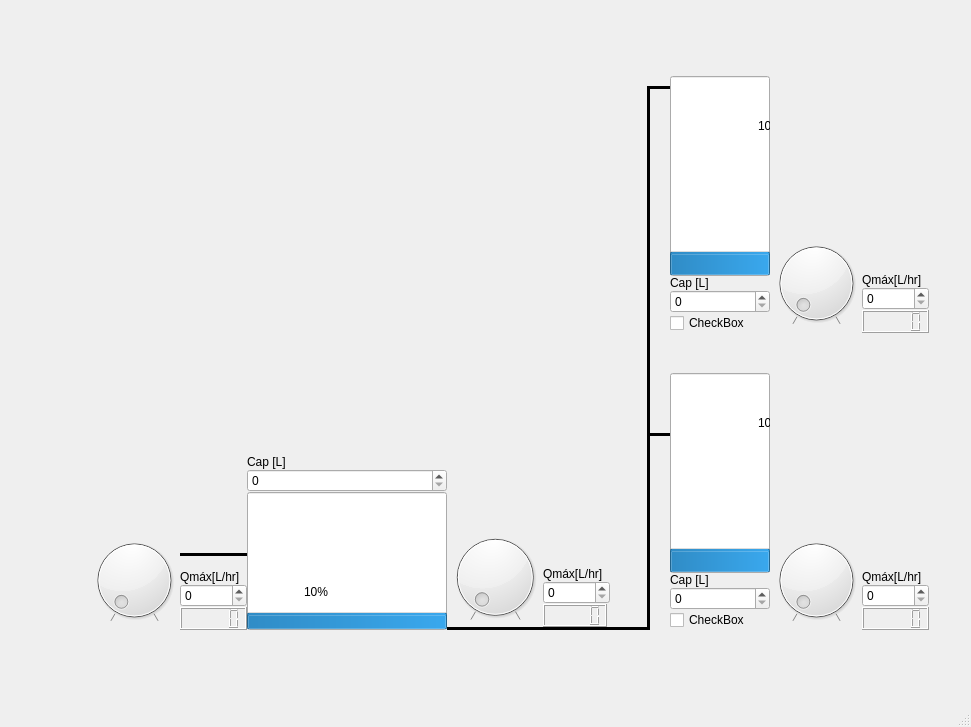
<?xml version="1.0" encoding="UTF-8"?>
<ui version="4.0">
 <class>MainWindow</class>
 <widget class="QMainWindow" name="MainWindow">
  <property name="geometry">
   <rect>
    <x>0</x>
    <y>0</y>
    <width>971</width>
    <height>727</height>
   </rect>
  </property>
  <property name="windowTitle">
   <string>MainWindow</string>
  </property>
  <widget class="QWidget" name="centralwidget">
   <layout class="QGridLayout" name="gridLayout">
    <item row="1" column="1">
     <layout class="QHBoxLayout" name="horizontalLayout_7">
      <property name="spacing">
       <number>0</number>
      </property>
      <item>
       <spacer name="horizontalSpacer_3">
        <property name="orientation">
         <enum>Qt::Orientation::Horizontal</enum>
        </property>
        <property name="sizeHint" stdset="0">
         <size>
          <width>40</width>
          <height>20</height>
         </size>
        </property>
       </spacer>
      </item>
      <item>
       <layout class="QVBoxLayout" name="verticalLayout_11">
        <item>
         <spacer name="verticalSpacer_7">
          <property name="orientation">
           <enum>Qt::Orientation::Vertical</enum>
          </property>
          <property name="sizeHint" stdset="0">
           <size>
            <width>20</width>
            <height>40</height>
           </size>
          </property>
         </spacer>
        </item>
        <item>
         <layout class="QHBoxLayout" name="horizontalLayout_5">
          <item>
           <layout class="QHBoxLayout" name="horizontalLayout_2">
            <item>
             <layout class="QVBoxLayout" name="verticalLayout_12">
              <item>
               <layout class="QHBoxLayout" name="horizontalLayout">
                <item>
                 <layout class="QVBoxLayout" name="verticalLayout_8">
                  <item>
                   <spacer name="verticalSpacer_2">
                    <property name="orientation">
                     <enum>Qt::Orientation::Vertical</enum>
                    </property>
                    <property name="sizeHint" stdset="0">
                     <size>
                      <width>20</width>
                      <height>40</height>
                     </size>
                    </property>
                   </spacer>
                  </item>
                  <item>
                   <widget class="QDial" name="dial_1">
                    <property name="sizePolicy">
                     <sizepolicy hsizetype="Preferred" vsizetype="Fixed">
                      <horstretch>0</horstretch>
                      <verstretch>0</verstretch>
                     </sizepolicy>
                    </property>
                    <property name="maximum">
                     <number>100</number>
                    </property>
                    <property name="notchTarget">
                     <double>100.000000000000000</double>
                    </property>
                    <property name="notchesVisible">
                     <bool>true</bool>
                    </property>
                   </widget>
                  </item>
                 </layout>
                </item>
                <item>
                 <layout class="QVBoxLayout" name="verticalLayout_2">
                  <item>
                   <spacer name="verticalSpacer_6">
                    <property name="orientation">
                     <enum>Qt::Orientation::Vertical</enum>
                    </property>
                    <property name="sizeType">
                     <enum>QSizePolicy::Policy::Fixed</enum>
                    </property>
                    <property name="sizeHint" stdset="0">
                     <size>
                      <width>20</width>
                      <height>200</height>
                     </size>
                    </property>
                   </spacer>
                  </item>
                  <item>
                   <widget class="Line" name="line">
                    <property name="frameShadow">
                     <enum>QFrame::Shadow::Plain</enum>
                    </property>
                    <property name="lineWidth">
                     <number>3</number>
                    </property>
                    <property name="orientation">
                     <enum>Qt::Orientation::Horizontal</enum>
                    </property>
                   </widget>
                  </item>
                  <item>
                   <spacer name="verticalSpacer">
                    <property name="orientation">
                     <enum>Qt::Orientation::Vertical</enum>
                    </property>
                    <property name="sizeType">
                     <enum>QSizePolicy::Policy::Expanding</enum>
                    </property>
                    <property name="sizeHint" stdset="0">
                     <size>
                      <width>20</width>
                      <height>10</height>
                     </size>
                    </property>
                   </spacer>
                  </item>
                  <item>
                   <widget class="QLabel" name="label">
                    <property name="sizePolicy">
                     <sizepolicy hsizetype="Preferred" vsizetype="Preferred">
                      <horstretch>0</horstretch>
                      <verstretch>0</verstretch>
                     </sizepolicy>
                    </property>
                    <property name="layoutDirection">
                     <enum>Qt::LayoutDirection::RightToLeft</enum>
                    </property>
                    <property name="text">
                     <string>Qmáx[L/hr]</string>
                    </property>
                    <property name="alignment">
                     <set>Qt::AlignmentFlag::AlignBottom|Qt::AlignmentFlag::AlignLeading|Qt::AlignmentFlag::AlignLeft</set>
                    </property>
                   </widget>
                  </item>
                  <item>
                   <widget class="QSpinBox" name="spinBox_1">
                    <property name="maximum">
                     <number>999999999</number>
                    </property>
                   </widget>
                  </item>
                  <item>
                   <widget class="QLCDNumber" name="lcdNumber_1"/>
                  </item>
                 </layout>
                </item>
               </layout>
              </item>
             </layout>
            </item>
            <item>
             <layout class="QVBoxLayout" name="verticalLayout_6">
              <item>
               <layout class="QVBoxLayout" name="verticalLayout_5">
                <item>
                 <spacer name="verticalSpacer_12">
                  <property name="orientation">
                   <enum>Qt::Orientation::Vertical</enum>
                  </property>
                  <property name="sizeHint" stdset="0">
                   <size>
                    <width>20</width>
                    <height>40</height>
                   </size>
                  </property>
                 </spacer>
                </item>
                <item>
                 <widget class="QLabel" name="label_2">
                  <property name="text">
                   <string>Cap [L]</string>
                  </property>
                 </widget>
                </item>
                <item>
                 <widget class="QSpinBox" name="spinBox_2">
                  <property name="maximum">
                   <number>999999999</number>
                  </property>
                 </widget>
                </item>
               </layout>
              </item>
              <item>
               <widget class="QProgressBar" name="t1">
                <property name="sizePolicy">
                 <sizepolicy hsizetype="Expanding" vsizetype="Expanding">
                  <horstretch>0</horstretch>
                  <verstretch>0</verstretch>
                 </sizepolicy>
                </property>
                <property name="minimumSize">
                 <size>
                  <width>200</width>
                  <height>100</height>
                 </size>
                </property>
                <property name="maximumSize">
                 <size>
                  <width>200</width>
                  <height>200</height>
                 </size>
                </property>
                <property name="autoFillBackground">
                 <bool>false</bool>
                </property>
                <property name="value">
                 <number>10</number>
                </property>
                <property name="textVisible">
                 <bool>true</bool>
                </property>
                <property name="orientation">
                 <enum>Qt::Orientation::Vertical</enum>
                </property>
                <property name="textDirection">
                 <enum>QProgressBar::Direction::TopToBottom</enum>
                </property>
                <property name="format">
                 <string>%p%</string>
                </property>
               </widget>
              </item>
             </layout>
            </item>
           </layout>
          </item>
          <item>
           <layout class="QVBoxLayout" name="verticalLayout_10">
            <item>
             <layout class="QHBoxLayout" name="horizontalLayout_6">
              <item>
               <layout class="QVBoxLayout" name="verticalLayout_9">
                <item>
                 <spacer name="verticalSpacer_8">
                  <property name="orientation">
                   <enum>Qt::Orientation::Vertical</enum>
                  </property>
                  <property name="sizeHint" stdset="0">
                   <size>
                    <width>20</width>
                    <height>40</height>
                   </size>
                  </property>
                 </spacer>
                </item>
                <item>
                 <widget class="QDial" name="dial_2">
                  <property name="sizePolicy">
                   <sizepolicy hsizetype="Preferred" vsizetype="Fixed">
                    <horstretch>0</horstretch>
                    <verstretch>0</verstretch>
                   </sizepolicy>
                  </property>
                  <property name="maximum">
                   <number>100</number>
                  </property>
                  <property name="notchTarget">
                   <double>100.000000000000000</double>
                  </property>
                  <property name="notchesVisible">
                   <bool>true</bool>
                  </property>
                 </widget>
                </item>
               </layout>
              </item>
              <item>
               <layout class="QVBoxLayout" name="verticalLayout_18">
                <item>
                 <spacer name="verticalSpacer_3">
                  <property name="orientation">
                   <enum>Qt::Orientation::Vertical</enum>
                  </property>
                  <property name="sizeHint" stdset="0">
                   <size>
                    <width>20</width>
                    <height>40</height>
                   </size>
                  </property>
                 </spacer>
                </item>
                <item>
                 <widget class="QLabel" name="label_8">
                  <property name="sizePolicy">
                   <sizepolicy hsizetype="Preferred" vsizetype="Preferred">
                    <horstretch>0</horstretch>
                    <verstretch>0</verstretch>
                   </sizepolicy>
                  </property>
                  <property name="layoutDirection">
                   <enum>Qt::LayoutDirection::RightToLeft</enum>
                  </property>
                  <property name="text">
                   <string>Qmáx[L/hr]</string>
                  </property>
                  <property name="alignment">
                   <set>Qt::AlignmentFlag::AlignLeading|Qt::AlignmentFlag::AlignLeft|Qt::AlignmentFlag::AlignVCenter</set>
                  </property>
                 </widget>
                </item>
                <item>
                 <widget class="QSpinBox" name="spinBox_3">
                  <property name="alignment">
                   <set>Qt::AlignmentFlag::AlignLeading|Qt::AlignmentFlag::AlignLeft|Qt::AlignmentFlag::AlignVCenter</set>
                  </property>
                  <property name="maximum">
                   <number>999999999</number>
                  </property>
                 </widget>
                </item>
                <item>
                 <widget class="QLCDNumber" name="lcdNumber_2">
                  <property name="sizePolicy">
                   <sizepolicy hsizetype="Fixed" vsizetype="Fixed">
                    <horstretch>0</horstretch>
                    <verstretch>0</verstretch>
                   </sizepolicy>
                  </property>
                 </widget>
                </item>
               </layout>
              </item>
              <item>
               <spacer name="horizontalSpacer_5">
                <property name="orientation">
                 <enum>Qt::Orientation::Horizontal</enum>
                </property>
                <property name="sizeHint" stdset="0">
                 <size>
                  <width>40</width>
                  <height>20</height>
                 </size>
                </property>
               </spacer>
              </item>
             </layout>
            </item>
            <item>
             <widget class="Line" name="line_6">
              <property name="frameShadow">
               <enum>QFrame::Shadow::Plain</enum>
              </property>
              <property name="lineWidth">
               <number>3</number>
              </property>
              <property name="orientation">
               <enum>Qt::Orientation::Horizontal</enum>
              </property>
             </widget>
            </item>
           </layout>
          </item>
         </layout>
        </item>
       </layout>
      </item>
      <item>
       <layout class="QHBoxLayout" name="horizontalLayout_10">
        <item>
         <layout class="QVBoxLayout" name="verticalLayout_17">
          <item>
           <spacer name="verticalSpacer_10">
            <property name="orientation">
             <enum>Qt::Orientation::Vertical</enum>
            </property>
            <property name="sizeType">
             <enum>QSizePolicy::Policy::Fixed</enum>
            </property>
            <property name="sizeHint" stdset="0">
             <size>
              <width>20</width>
              <height>10</height>
             </size>
            </property>
           </spacer>
          </item>
          <item>
           <widget class="Line" name="line_5">
            <property name="layoutDirection">
             <enum>Qt::LayoutDirection::LeftToRight</enum>
            </property>
            <property name="frameShadow">
             <enum>QFrame::Shadow::Plain</enum>
            </property>
            <property name="lineWidth">
             <number>3</number>
            </property>
            <property name="orientation">
             <enum>Qt::Orientation::Horizontal</enum>
            </property>
           </widget>
          </item>
          <item>
           <layout class="QHBoxLayout" name="horizontalLayout_8">
            <item>
             <widget class="Line" name="line_4">
              <property name="sizePolicy">
               <sizepolicy hsizetype="Fixed" vsizetype="Expanding">
                <horstretch>0</horstretch>
                <verstretch>0</verstretch>
               </sizepolicy>
              </property>
              <property name="frameShadow">
               <enum>QFrame::Shadow::Plain</enum>
              </property>
              <property name="lineWidth">
               <number>3</number>
              </property>
              <property name="orientation">
               <enum>Qt::Orientation::Vertical</enum>
              </property>
             </widget>
            </item>
            <item>
             <layout class="QVBoxLayout" name="verticalLayout_13">
              <item>
               <spacer name="verticalSpacer_11">
                <property name="orientation">
                 <enum>Qt::Orientation::Vertical</enum>
                </property>
                <property name="sizeType">
                 <enum>QSizePolicy::Policy::Fixed</enum>
                </property>
                <property name="sizeHint" stdset="0">
                 <size>
                  <width>20</width>
                  <height>300</height>
                 </size>
                </property>
               </spacer>
              </item>
              <item>
               <widget class="Line" name="line_3">
                <property name="frameShadow">
                 <enum>QFrame::Shadow::Plain</enum>
                </property>
                <property name="lineWidth">
                 <number>3</number>
                </property>
                <property name="orientation">
                 <enum>Qt::Orientation::Horizontal</enum>
                </property>
               </widget>
              </item>
              <item>
               <spacer name="verticalSpacer_9">
                <property name="orientation">
                 <enum>Qt::Orientation::Vertical</enum>
                </property>
                <property name="sizeType">
                 <enum>QSizePolicy::Policy::Fixed</enum>
                </property>
                <property name="sizeHint" stdset="0">
                 <size>
                  <width>20</width>
                  <height>150</height>
                 </size>
                </property>
               </spacer>
              </item>
             </layout>
            </item>
           </layout>
          </item>
         </layout>
        </item>
        <item>
         <layout class="QVBoxLayout" name="verticalLayout_16">
          <item>
           <layout class="QHBoxLayout" name="horizontalLayout_11">
            <item>
             <layout class="QVBoxLayout" name="verticalLayout_7">
              <item>
               <layout class="QVBoxLayout" name="verticalLayout_21">
                <item>
                 <layout class="QVBoxLayout" name="verticalLayout_22">
                  <item>
                   <widget class="QProgressBar" name="t2">
                    <property name="sizePolicy">
                     <sizepolicy hsizetype="Expanding" vsizetype="Expanding">
                      <horstretch>0</horstretch>
                      <verstretch>0</verstretch>
                     </sizepolicy>
                    </property>
                    <property name="minimumSize">
                     <size>
                      <width>100</width>
                      <height>200</height>
                     </size>
                    </property>
                    <property name="maximumSize">
                     <size>
                      <width>100</width>
                      <height>200</height>
                     </size>
                    </property>
                    <property name="autoFillBackground">
                     <bool>false</bool>
                    </property>
                    <property name="value">
                     <number>10</number>
                    </property>
                    <property name="textVisible">
                     <bool>true</bool>
                    </property>
                    <property name="orientation">
                     <enum>Qt::Orientation::Vertical</enum>
                    </property>
                    <property name="textDirection">
                     <enum>QProgressBar::Direction::TopToBottom</enum>
                    </property>
                    <property name="format">
                     <string>%p%</string>
                    </property>
                   </widget>
                  </item>
                 </layout>
                </item>
                <item>
                 <widget class="QLabel" name="label_10">
                  <property name="text">
                   <string>Cap [L]</string>
                  </property>
                 </widget>
                </item>
                <item>
                 <widget class="QSpinBox" name="spinBox_5">
                  <property name="maximum">
                   <number>999999999</number>
                  </property>
                 </widget>
                </item>
               </layout>
              </item>
              <item>
               <widget class="QCheckBox" name="checkBox_A">
                <property name="text">
                 <string>CheckBox</string>
                </property>
               </widget>
              </item>
             </layout>
            </item>
            <item>
             <layout class="QHBoxLayout" name="horizontalLayout_4">
              <item>
               <layout class="QVBoxLayout" name="verticalLayout_15">
                <item>
                 <spacer name="verticalSpacer_5">
                  <property name="orientation">
                   <enum>Qt::Orientation::Vertical</enum>
                  </property>
                  <property name="sizeHint" stdset="0">
                   <size>
                    <width>20</width>
                    <height>40</height>
                   </size>
                  </property>
                 </spacer>
                </item>
                <item>
                 <widget class="QDial" name="dial_3">
                  <property name="maximum">
                   <number>100</number>
                  </property>
                  <property name="notchTarget">
                   <double>100.000000000000000</double>
                  </property>
                  <property name="notchesVisible">
                   <bool>true</bool>
                  </property>
                 </widget>
                </item>
               </layout>
              </item>
              <item>
               <layout class="QVBoxLayout" name="verticalLayout_4">
                <item>
                 <widget class="QLabel" name="label_7">
                  <property name="text">
                   <string>Qmáx[L/hr]</string>
                  </property>
                  <property name="alignment">
                   <set>Qt::AlignmentFlag::AlignBottom|Qt::AlignmentFlag::AlignLeading|Qt::AlignmentFlag::AlignLeft</set>
                  </property>
                 </widget>
                </item>
                <item>
                 <widget class="QSpinBox" name="spinBox_6">
                  <property name="maximum">
                   <number>999999999</number>
                  </property>
                 </widget>
                </item>
                <item>
                 <widget class="QLCDNumber" name="lcdNumber_3">
                  <property name="sizePolicy">
                   <sizepolicy hsizetype="Minimum" vsizetype="Fixed">
                    <horstretch>0</horstretch>
                    <verstretch>0</verstretch>
                   </sizepolicy>
                  </property>
                 </widget>
                </item>
               </layout>
              </item>
             </layout>
            </item>
            <item>
             <spacer name="horizontalSpacer">
              <property name="orientation">
               <enum>Qt::Orientation::Horizontal</enum>
              </property>
              <property name="sizeHint" stdset="0">
               <size>
                <width>40</width>
                <height>20</height>
               </size>
              </property>
             </spacer>
            </item>
           </layout>
          </item>
          <item>
           <spacer name="verticalSpacer_13">
            <property name="orientation">
             <enum>Qt::Orientation::Vertical</enum>
            </property>
            <property name="sizeHint" stdset="0">
             <size>
              <width>20</width>
              <height>40</height>
             </size>
            </property>
           </spacer>
          </item>
          <item>
           <layout class="QHBoxLayout" name="horizontalLayout_9">
            <item>
             <layout class="QVBoxLayout" name="verticalLayout">
              <item>
               <layout class="QVBoxLayout" name="verticalLayout_19">
                <item>
                 <layout class="QVBoxLayout" name="verticalLayout_20">
                  <item>
                   <widget class="QProgressBar" name="t3">
                    <property name="sizePolicy">
                     <sizepolicy hsizetype="Expanding" vsizetype="Expanding">
                      <horstretch>0</horstretch>
                      <verstretch>0</verstretch>
                     </sizepolicy>
                    </property>
                    <property name="minimumSize">
                     <size>
                      <width>100</width>
                      <height>200</height>
                     </size>
                    </property>
                    <property name="maximumSize">
                     <size>
                      <width>100</width>
                      <height>200</height>
                     </size>
                    </property>
                    <property name="autoFillBackground">
                     <bool>false</bool>
                    </property>
                    <property name="value">
                     <number>10</number>
                    </property>
                    <property name="textVisible">
                     <bool>true</bool>
                    </property>
                    <property name="orientation">
                     <enum>Qt::Orientation::Vertical</enum>
                    </property>
                    <property name="textDirection">
                     <enum>QProgressBar::Direction::TopToBottom</enum>
                    </property>
                    <property name="format">
                     <string>%p%</string>
                    </property>
                   </widget>
                  </item>
                 </layout>
                </item>
                <item>
                 <widget class="QLabel" name="label_9">
                  <property name="text">
                   <string>Cap [L]</string>
                  </property>
                 </widget>
                </item>
                <item>
                 <widget class="QSpinBox" name="spinBox_4">
                  <property name="maximum">
                   <number>999999999</number>
                  </property>
                 </widget>
                </item>
               </layout>
              </item>
              <item>
               <widget class="QCheckBox" name="checkBox_B">
                <property name="text">
                 <string>CheckBox</string>
                </property>
               </widget>
              </item>
             </layout>
            </item>
            <item>
             <layout class="QHBoxLayout" name="horizontalLayout_3">
              <item>
               <layout class="QVBoxLayout" name="verticalLayout_14">
                <item>
                 <spacer name="verticalSpacer_4">
                  <property name="orientation">
                   <enum>Qt::Orientation::Vertical</enum>
                  </property>
                  <property name="sizeHint" stdset="0">
                   <size>
                    <width>20</width>
                    <height>40</height>
                   </size>
                  </property>
                 </spacer>
                </item>
                <item>
                 <widget class="QDial" name="dial_4">
                  <property name="maximum">
                   <number>100</number>
                  </property>
                  <property name="notchTarget">
                   <double>100.000000000000000</double>
                  </property>
                  <property name="notchesVisible">
                   <bool>true</bool>
                  </property>
                 </widget>
                </item>
               </layout>
              </item>
              <item>
               <layout class="QVBoxLayout" name="verticalLayout_3">
                <item>
                 <widget class="QLabel" name="label_6">
                  <property name="text">
                   <string>Qmáx[L/hr]</string>
                  </property>
                  <property name="alignment">
                   <set>Qt::AlignmentFlag::AlignBottom|Qt::AlignmentFlag::AlignLeading|Qt::AlignmentFlag::AlignLeft</set>
                  </property>
                 </widget>
                </item>
                <item>
                 <widget class="QSpinBox" name="spinBox_7">
                  <property name="maximum">
                   <number>999999999</number>
                  </property>
                 </widget>
                </item>
                <item>
                 <widget class="QLCDNumber" name="lcdNumber_4">
                  <property name="sizePolicy">
                   <sizepolicy hsizetype="Minimum" vsizetype="Fixed">
                    <horstretch>0</horstretch>
                    <verstretch>0</verstretch>
                   </sizepolicy>
                  </property>
                 </widget>
                </item>
               </layout>
              </item>
             </layout>
            </item>
            <item>
             <spacer name="horizontalSpacer_2">
              <property name="orientation">
               <enum>Qt::Orientation::Horizontal</enum>
              </property>
              <property name="sizeHint" stdset="0">
               <size>
                <width>40</width>
                <height>20</height>
               </size>
              </property>
             </spacer>
            </item>
           </layout>
          </item>
         </layout>
        </item>
       </layout>
      </item>
     </layout>
    </item>
    <item row="0" column="1">
     <spacer name="verticalSpacer_15">
      <property name="orientation">
       <enum>Qt::Orientation::Vertical</enum>
      </property>
      <property name="sizeHint" stdset="0">
       <size>
        <width>20</width>
        <height>40</height>
       </size>
      </property>
     </spacer>
    </item>
    <item row="1" column="2">
     <spacer name="horizontalSpacer_4">
      <property name="orientation">
       <enum>Qt::Orientation::Horizontal</enum>
      </property>
      <property name="sizeHint" stdset="0">
       <size>
        <width>40</width>
        <height>20</height>
       </size>
      </property>
     </spacer>
    </item>
    <item row="2" column="1">
     <spacer name="verticalSpacer_14">
      <property name="orientation">
       <enum>Qt::Orientation::Vertical</enum>
      </property>
      <property name="sizeHint" stdset="0">
       <size>
        <width>20</width>
        <height>40</height>
       </size>
      </property>
     </spacer>
    </item>
    <item row="1" column="0">
     <spacer name="horizontalSpacer_6">
      <property name="orientation">
       <enum>Qt::Orientation::Horizontal</enum>
      </property>
      <property name="sizeHint" stdset="0">
       <size>
        <width>100</width>
        <height>100</height>
       </size>
      </property>
     </spacer>
    </item>
   </layout>
  </widget>
  <widget class="QMenuBar" name="menubar">
   <property name="geometry">
    <rect>
     <x>0</x>
     <y>0</y>
     <width>971</width>
     <height>22</height>
    </rect>
   </property>
  </widget>
  <widget class="QStatusBar" name="statusbar"/>
 </widget>
 <resources/>
 <connections/>
</ui>
